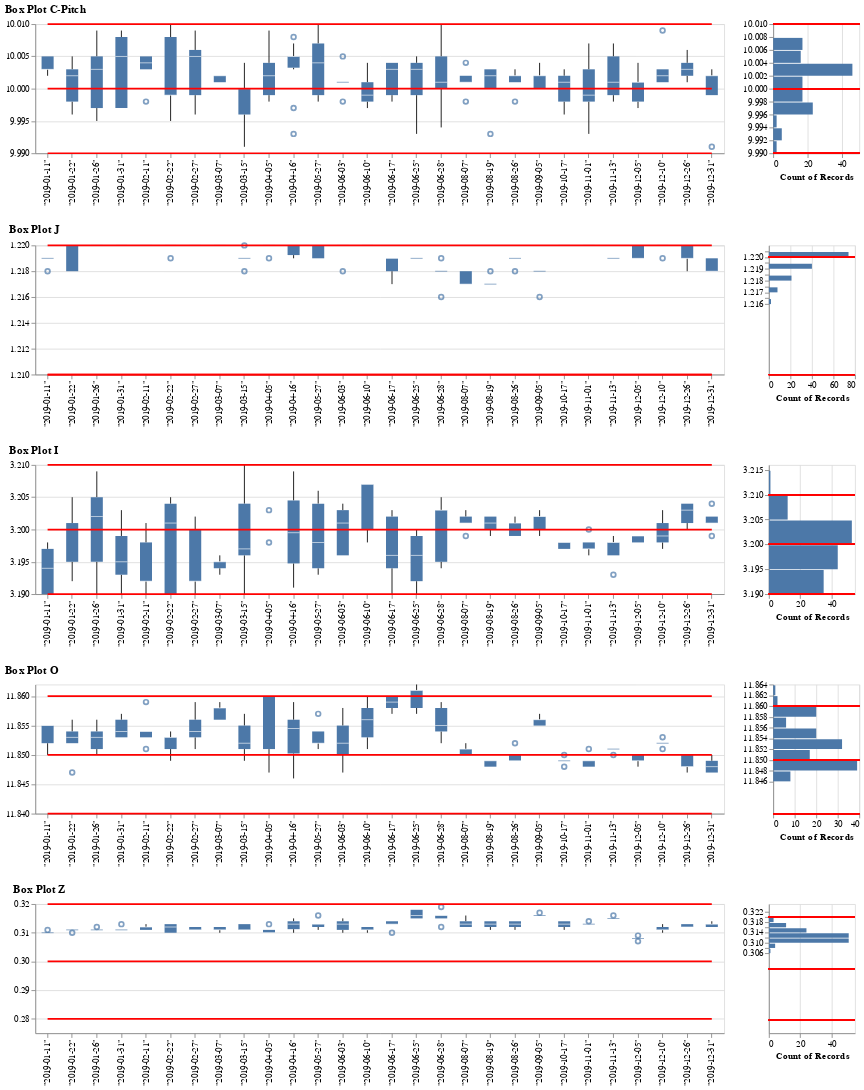

The notebook cell this image was saved under:
### Code cell
box_chart_combine=alt.vconcat(data=df_group)
for chart in list_chart1:
  box_chart_combine &= chart
#box_chart_combine.save('box_chart_combine'+namefile+'.html')
box_chart_combine

### Figure 1 — Vega-Lite specification as saved in the notebook (floating-point values rounded to 4 significant figures; data arrays with more than 128 entries replaced by an {"elided": "..."} marker saying what was removed)
{"config": {"view": {"continuousWidth": 400, "continuousHeight": 300}}, "vconcat": [{"hconcat": [{"layer": [{"mark": "boxplot", "encoding": {"x": {"type": "ordinal", "field": "Datef", "scale": {}, "title": ""}, "y": {"type": "quantitative", "field": "C-Pitch", "scale": {"zero": false}, "title": ""}}, "height": 150, "width": 800}, {"mark": {"type": "line", "color": "red"}, "encoding": {"x": {"type": "ordinal", "field": "Datef", "scale": {"zero": false}}, "y": {"type": "quantitative", "field": "USL", "scale": {"zero": false}}}, "height": 150, "width": 800}, {"mark": {"type": "line", "color": "red"}, "encoding": {"x": {"type": "ordinal", "field": "Datef", "scale": {"zero": false}}, "y": {"type": "quantitative", "field": "LSL", "scale": {"zero": false}}}, "height": 150, "width": 800}, {"mark": {"type": "line", "color": "red"}, "encoding": {"x": {"type": "ordinal", "field": "Datef", "scale": {"zero": false}}, "y": {"type": "quantitative", "field": "Nominal", "scale": {"zero": false}}}, "height": 150, "width": 800}]}, {"layer": [{"mark": "bar", "encoding": {"x": {"type": "quantitative", "aggregate": "count"}, "y": {"type": "quantitative", "bin": true, "field": "C-Pitch", "title": ""}}, "height": 150, "width": 100}, {"mark": {"type": "rule", "color": "red"}, "encoding": {"size": {"value": 1}, "y": {"type": "quantitative", "field": "USL"}}}, {"mark": {"type": "rule", "color": "red"}, "encoding": {"size": {"value": 1}, "y": {"type": "quantitative", "field": "LSL"}}}, {"mark": {"type": "rule", "color": "red"}, "encoding": {"size": {"value": 1}, "y": {"type": "quantitative", "field": "Nominal"}}}]}], "data": {"name": "data-e6676b181ec920b03930151172c0c4bc"}, "title": "Box Plot C-Pitch"}, {"hconcat": [{"layer": [{"mark": "boxplot", "encoding": {"x": {"type": "ordinal", "field": "Datef", "scale": {}, "title": ""}, "y": {"type": "quantitative", "field": "J", "scale": {"zero": false}, "title": ""}}, "height": 150, "width": 800}, {"mark": {"type": "line", "color": "red"}, "encoding": {"x": {"type": "ordinal", "field": "Datef", "scale": {"zero": false}}, "y": {"type": "quantitative", "field": "USL", "scale": {"zero": false}}}, "height": 150, "width": 800}, {"mark": {"type": "line", "color": "red"}, "encoding": {"x": {"type": "ordinal", "field": "Datef", "scale": {"zero": false}}, "y": {"type": "quantitative", "field": "LSL", "scale": {"zero": false}}}, "height": 150, "width": 800}, {"mark": {"type": "line", "color": "red"}, "encoding": {"x": {"type": "ordinal", "field": "Datef", "scale": {"zero": false}}, "y": {"type": "quantitative", "field": "Nominal", "scale": {"zero": false}}}, "height": 150, "width": 800}]}, {"layer": [{"mark": "bar", "encoding": {"x": {"type": "quantitative", "aggregate": "count"}, "y": {"type": "quantitative", "bin": true, "field": "J", "title": ""}}, "height": 150, "width": 100}, {"mark": {"type": "rule", "color": "red"}, "encoding": {"size": {"value": 1}, "y": {"type": "quantitative", "field": "USL"}}}, {"mark": {"type": "rule", "color": "red"}, "encoding": {"size": {"value": 1}, "y": {"type": "quantitative", "field": "LSL"}}}, {"mark": {"type": "rule", "color": "red"}, "encoding": {"size": {"value": 1}, "y": {"type": "quantitative", "field": "Nominal"}}}]}], "data": {"name": "data-376069c2ee378a3be8be401b3b03beff"}, "title": "Box Plot J"}, {"hconcat": [{"layer": [{"mark": "boxplot", "encoding": {"x": {"type": "ordinal", "field": "Datef", "scale": {}, "title": ""}, "y": {"type": "quantitative", "field": "I", "scale": {"zero": false}, "title": ""}}, "height": 150, "width": 800}, {"mark": {"type": "line", "color": "red"}, "encoding": {"x": {"type": "ordinal", "field": "Datef", "scale": {"zero": false}}, "y": {"type": "quantitative", "field": "USL", "scale": {"zero": false}}}, "height": 150, "width": 800}, {"mark": {"type": "line", "color": "red"}, "encoding": {"x": {"type": "ordinal", "field": "Datef", "scale": {"zero": false}}, "y": {"type": "quantitative", "field": "LSL", "scale": {"zero": false}}}, "height": 150, "width": 800}, {"mark": {"type": "line", "color": "red"}, "encoding": {"x": {"type": "ordinal", "field": "Datef", "scale": {"zero": false}}, "y": {"type": "quantitative", "field": "Nominal", "scale": {"zero": false}}}, "height": 150, "width": 800}]}, {"layer": [{"mark": "bar", "encoding": {"x": {"type": "quantitative", "aggregate": "count"}, "y": {"type": "quantitative", "bin": true, "field": "I", "title": ""}}, "height": 150, "width": 100}, {"mark": {"type": "rule", "color": "red"}, "encoding": {"size": {"value": 1}, "y": {"type": "quantitative", "field": "USL"}}}, {"mark": {"type": "rule", "color": "red"}, "encoding": {"size": {"value": 1}, "y": {"type": "quantitative", "field": "LSL"}}}, {"mark": {"type": "rule", "color": "red"}, "encoding": {"size": {"value": 1}, "y": {"type": "quantitative", "field": "Nominal"}}}]}], "data": {"name": "data-89a563b4fdb08ce29bd91819ea45bf24"}, "title": "Box Plot I"}, {"hconcat": [{"layer": [{"mark": "boxplot", "encoding": {"x": {"type": "ordinal", "field": "Datef", "scale": {}, "title": ""}, "y": {"type": "quantitative", "field": "O", "scale": {"zero": false}, "title": ""}}, "height": 150, "width": 800}, {"mark": {"type": "line", "color": "red"}, "encoding": {"x": {"type": "ordinal", "field": "Datef", "scale": {"zero": false}}, "y": {"type": "quantitative", "field": "USL", "scale": {"zero": false}}}, "height": 150, "width": 800}, {"mark": {"type": "line", "color": "red"}, "encoding": {"x": {"type": "ordinal", "field": "Datef", "scale": {"zero": false}}, "y": {"type": "quantitative", "field": "LSL", "scale": {"zero": false}}}, "height": 150, "width": 800}, {"mark": {"type": "line", "color": "red"}, "encoding": {"x": {"type": "ordinal", "field": "Datef", "scale": {"zero": false}}, "y": {"type": "quantitative", "field": "Nominal", "scale": {"zero": false}}}, "height": 150, "width": 800}]}, {"layer": [{"mark": "bar", "encoding": {"x": {"type": "quantitative", "aggregate": "count"}, "y": {"type": "quantitative", "bin": true, "field": "O", "title": ""}}, "height": 150, "width": 100}, {"mark": {"type": "rule", "color": "red"}, "encoding": {"size": {"value": 1}, "y": {"type": "quantitative", "field": "USL"}}}, {"mark": {"type": "rule", "color": "red"}, "encoding": {"size": {"value": 1}, "y": {"type": "quantitative", "field": "LSL"}}}, {"mark": {"type": "rule", "color": "red"}, "encoding": {"size": {"value": 1}, "y": {"type": "quantitative", "field": "Nominal"}}}]}], "data": {"name": "data-167a625bfc2ce63196d8fcf511d6c30d"}, "title": "Box Plot O"}, {"hconcat": [{"layer": [{"mark": "boxplot", "encoding": {"x": {"type": "ordinal", "field": "Datef", "scale": {}, "title": ""}, "y": {"type": "quantitative", "field": "Z", "scale": {"zero": false}, "title": ""}}, "height": 150, "width": 800}, {"mark": {"type": "line", "color": "red"}, "encoding": {"x": {"type": "ordinal", "field": "Datef", "scale": {"zero": false}}, "y": {"type": "quantitative", "field": "USL", "scale": {"zero": false}}}, "height": 150, "width": 800}, {"mark": {"type": "line", "color": "red"}, "encoding": {"x": {"type": "ordinal", "field": "Datef", "scale": {"zero": false}}, "y": {"type": "quantitative", "field": "LSL", "scale": {"zero": false}}}, "height": 150, "width": 800}, {"mark": {"type": "line", "color": "red"}, "encoding": {"x": {"type": "ordinal", "field": "Datef", "scale": {"zero": false}}, "y": {"type": "quantitative", "field": "Nominal", "scale": {"zero": false}}}, "height": 150, "width": 800}]}, {"layer": [{"mark": "bar", "encoding": {"x": {"type": "quantitative", "aggregate": "count"}, "y": {"type": "quantitative", "bin": true, "field": "Z", "title": ""}}, "height": 150, "width": 100}, {"mark": {"type": "rule", "color": "red"}, "encoding": {"size": {"value": 1}, "y": {"type": "quantitative", "field": "USL"}}}, {"mark": {"type": "rule", "color": "red"}, "encoding": {"size": {"value": 1}, "y": {"type": "quantitative", "field": "LSL"}}}, {"mark": {"type": "rule", "color": "red"}, "encoding": {"size": {"value": 1}, "y": {"type": "quantitative", "field": "Nominal"}}}]}], "data": {"name": "data-1c5f679b5333ab88874ec7ef37d3a5c8"}, "title": "Box Plot Z"}], "data": {"name": "data-47a814cf3ec57a3003be7397291d8b23"}, "$schema": "https://vega.github.io/schema/vega-lite/v4.8.1.json", "datasets": {"data-47a814cf3ec57a3003be7397291d8b23": [{"Datef": "2019-01-11T00:00:00", "Z": 0.31, "USL": 0.32, "LSL": 0.28, "Nominal": 0.3}, {"Datef": "2019-01-22T00:00:00", "Z": 0.311, "USL": 0.32, "LSL": 0.28, "Nominal": 0.3}, {"Datef": "2019-01-26T00:00:00", "Z": 0.311, "USL": 0.32, "LSL": 0.28, "Nominal": 0.3}, {"Datef": "2019-01-31T00:00:00", "Z": 0.311, "USL": 0.32, "LSL": 0.28, "Nominal": 0.3}, {"Datef": "2019-02-11T00:00:00", "Z": 0.312, "USL": 0.32, "LSL": 0.28, "Nominal": 0.3}, {"Datef": "2019-02-22T00:00:00", "Z": 0.312, "USL": 0.32, "LSL": 0.28, "Nominal": 0.3}, {"Datef": "2019-02-27T00:00:00", "Z": 0.311, "USL": 0.32, "LSL": 0.28, "Nominal": 0.3}, {"Datef": "2019-03-07T00:00:00", "Z": 0.311, "USL": 0.32, "LSL": 0.28, "Nominal": 0.3}, {"Datef": "2019-03-15T00:00:00", "Z": 0.312, "USL": 0.32, "LSL": 0.28, "Nominal": 0.3}, {"Datef": "2019-04-05T00:00:00", "Z": 0.311, "USL": 0.32, "LSL": 0.28, "Nominal": 0.3}, {"Datef": "2019-04-16T00:00:00", "Z": 0.313, "USL": 0.32, "LSL": 0.28, "Nominal": 0.3}, {"Datef": "2019-05-27T00:00:00", "Z": 0.313, "USL": 0.32, "LSL": 0.28, "Nominal": 0.3}, {"Datef": "2019-06-03T00:00:00", "Z": 0.313, "USL": 0.32, "LSL": 0.28, "Nominal": 0.3}, {"Datef": "2019-06-10T00:00:00", "Z": 0.311, "USL": 0.32, "LSL": 0.28, "Nominal": 0.3}, {"Datef": "2019-06-17T00:00:00", "Z": 0.313, "USL": 0.32, "LSL": 0.28, "Nominal": 0.3}, {"Datef": "2019-06-25T00:00:00", "Z": 0.316, "USL": 0.32, "LSL": 0.28, "Nominal": 0.3}, {"Datef": "2019-06-28T00:00:00", "Z": 0.316, "USL": 0.32, "LSL": 0.28, "Nominal": 0.3}, {"Datef": "2019-08-07T00:00:00", "Z": 0.313, "USL": 0.32, "LSL": 0.28, "Nominal": 0.3}, {"Datef": "2019-08-19T00:00:00", "Z": 0.313, "USL": 0.32, "LSL": 0.28, "Nominal": 0.3}, {"Datef": "2019-08-26T00:00:00", "Z": 0.313, "USL": 0.32, "LSL": 0.28, "Nominal": 0.3}, {"Datef": "2019-09-05T00:00:00", "Z": 0.316, "USL": 0.32, "LSL": 0.28, "Nominal": 0.3}, {"Datef": "2019-10-17T00:00:00", "Z": 0.313, "USL": 0.32, "LSL": 0.28, "Nominal": 0.3}, {"Datef": "2019-11-01T00:00:00", "Z": 0.313, "USL": 0.32, "LSL": 0.28, "Nominal": 0.3}, {"Datef": "2019-11-13T00:00:00", "Z": 0.315, "USL": 0.32, "LSL": 0.28, "Nominal": 0.3}, {"Datef": "2019-12-05T00:00:00", "Z": 0.308, "USL": 0.32, "LSL": 0.28, "Nominal": 0.3}, {"Datef": "2019-12-10T00:00:00", "Z": 0.311, "USL": 0.32, "LSL": 0.28, "Nominal": 0.3}, {"Datef": "2019-12-26T00:00:00", "Z": 0.312, "USL": 0.32, "LSL": 0.28, "Nominal": 0.3}, {"Datef": "2019-12-31T00:00:00", "Z": 0.313, "USL": 0.32, "LSL": 0.28, "Nominal": 0.3}], "data-e6676b181ec920b03930151172c0c4bc": {"elided": "145 records"}, "data-376069c2ee378a3be8be401b3b03beff": {"elided": "145 records"}, "data-89a563b4fdb08ce29bd91819ea45bf24": {"elided": "145 records"}, "data-167a625bfc2ce63196d8fcf511d6c30d": {"elided": "145 records"}, "data-1c5f679b5333ab88874ec7ef37d3a5c8": {"elided": "145 records"}}}
